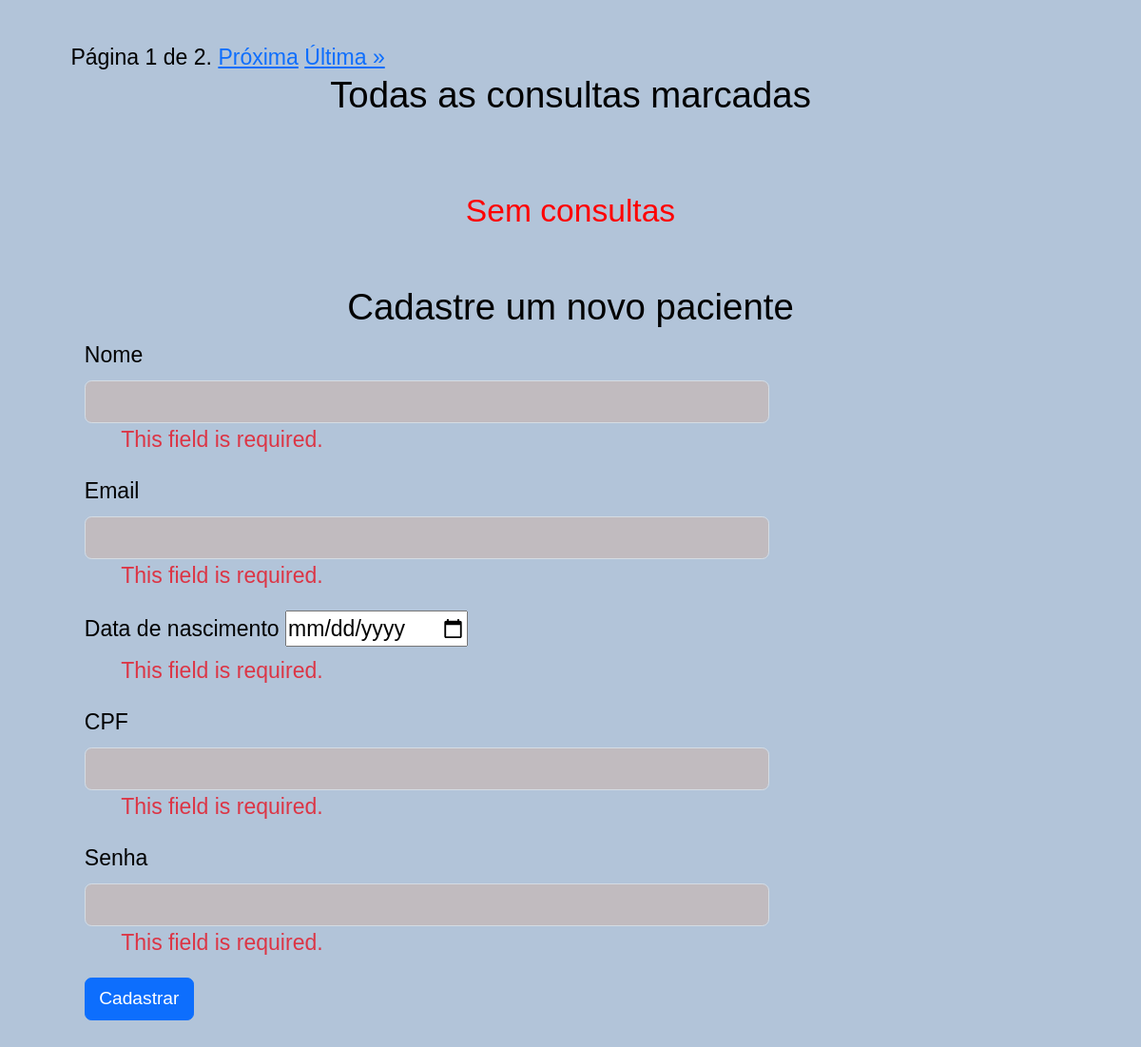
Before: /portal_do_paciente/1/gestao_de_pacientes/ (signed in, lower part) with the older database file.
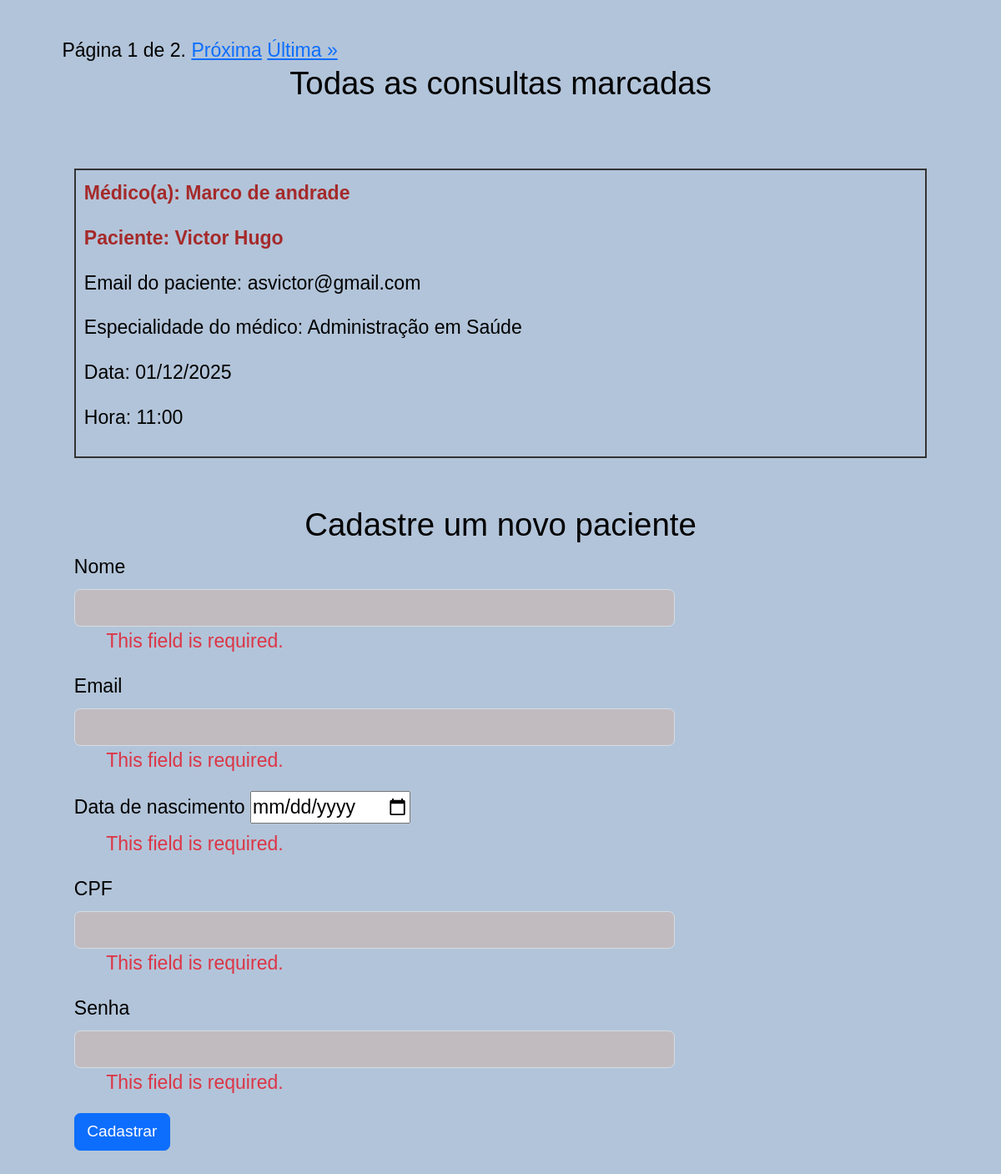
After: the same page with the newer database file.
### agendamentos/models.py (models this page shows, shortened)
class AgendamentoConsulta(models.Model):
    paciente = models.ForeignKey(Paciente, on_delete=models.CASCADE)
    medico = models.ForeignKey(Medico, on_delete=models.CASCADE)
    HORARIOS = (
        (time(8, 0), "08:00 às 09:00"),
        (time(9, 0), "09:00 às 10:00"),
        (time(10, 0), "10:00 às 11:00"),
        (time(11, 0), "11:00 às 12:00"),
        (time(12, 0), "12:00 às 13:00"),
        (time(13, 0), "13:00 às 14:00"),
    )
    data = models.DateField()
    hora = models.TimeField(
        choices=HORARIOS, default=time(8, 0)
    )

### medicos/models.py (models this page shows, shortened)
class Medico(AbstractBaseUser, PermissionsMixin):
    id = models.AutoField(primary_key=True)
    nome = models.CharField(max_length=100)
    email = models.EmailField(max_length=100, unique=True, blank=True, null=True)  # Corrigido para EmailField e opcional
    data_de_nascimento = models.DateField(default=timezone.now)
    cpf = models.CharField(max_length=11, unique=True)  #Removido null=False, blank=True. CPF deve ser obrigatório.
    crm = models.CharField(max_length=20, unique=True)
    especialidade = models.ForeignKey(Especialidade, on_delete=models.SET_NULL, blank=True, null=True) # Relacionamento com Especialidade
    password = models.CharField(max_length=128)
    is_staff = models.BooleanField(default=False)
    is_superuser = models.BooleanField(default=False)
    is_active = models.BooleanField(default=True)
    USERNAME_FIELD = 'cpf'
    REQUIRED_FIELDS = ['email', 'crm', 'password']
    objects = MedicoManager()
    groups = models.ManyToManyField(
        'auth.Group',
        related_name='medico_set',
        blank=True
    )
    user_permissions = models.ManyToManyField(
        'auth.Permission',
        related_name='medico_permissions_set',
        blank=True
    )

class Especialidade(models.Model):
    nome = models.CharField(max_length=100, unique=True)
    def __str__(self):
        return self.nome

### pacientes/models.py (models this page shows, shortened)
class Paciente(AbstractBaseUser, PermissionsMixin):
    id = models.AutoField(primary_key=True)
    nome = models.CharField(
        max_length=100,
        validators=[
            RegexValidator(
                regex='^[a-zA-Z\s]+$',
                message='O nome deve conter apenas letras e espaços.',
                code='invalid_name'
            )
        ]
    )
    email = models.EmailField(
        max_length=100,
        unique=True,
        blank=False,
        null=False
    )  # Email é obrigatório e validado
    data_de_nascimento = models.DateField(
        default=timezone.now,
        help_text=f'eg. {str(timezone.now().date())}'
    )
    cpf = models.CharField(
        max_length=14,
        unique=True,
        null=False,
        blank=False,
        validators=[
            MinLengthValidator(
                14,
                message='O CPF deve ter 14 dígitos .'
            )
        ]
    )
    password = models.CharField(
        max_length=25,
        unique=True,
        null=False,
        blank=False,
        validators=[
            MinLengthValidator(
                8,
                message='A senha deve ter pelo menos 8 dígitos.'
            )
        ]
    )
    is_staff = models.BooleanField(default=False)
    is_superuser = models.BooleanField(default=False)
    is_active = models.BooleanField(default=True)
    USERNAME_FIELD = 'cpf'  # Define o CPF como o campo de identificação principal
    REQUIRED_FIELDS = ['email', 'password']  # Email agora é opcional
    objects = PacienteManager()
    groups = models.ManyToManyField(
        'auth.Group',
        related_name='paciente_set',  # Nome exclusivo para o relacionamento do Paciente
        blank=True
    )
    user_permissions = models.ManyToManyField(
        'auth.Permission',
        related_name='paciente_permissions_set',  # Nome exclusivo para o relacionamento do Paciente
        blank=True
    )

### portal_do_paciente/views.py (the view)
# urls.py: path('<int:id>/gestao_de_pacientes/', views.gestao_de_pacientes, name='gestao_de_pacientes'),
@login_required
def gestao_de_pacientes(request, id):
    all_pacientes = Paciente.objects.all()
    medicos = Medico.objects.all()
    agendamentos = AgendamentoConsulta.objects.all()
    try:
        adm = Paciente.objects.get(id=id)
    except Paciente.DoesNotExist:
        return redirect('cadastro')
    if request.user.id != int(id):
        return redirect('login')
    search_query = request.GET.get('search') or ''
    cpf_filter = request.GET.get('cpf_search') or ''
    if search_query:
        all_pacientes = all_pacientes.filter(nome__icontains=search_query)
    if cpf_filter:
        all_pacientes = all_pacientes.filter(cpf__icontains=cpf_filter)
    paginator = Paginator(all_pacientes, 5)  # Mostra 5 pacientes por página
    page = request.GET.get('page')
    try:
        pacientes = paginator.get_page(page)
    except PageNotAnInteger:
        pacientes = paginator.get_page(1)
    except EmptyPage:
        pacientes = paginator.get_page(paginator.num_pages)
    if request.method == 'POST':
        form = PacienteForm(request.POST)
        if form.is_valid():
            paciente = form.save(commit=False)  # Cria o objeto Paciente, mas não salva ainda
            paciente.set_password(form.cleaned_data['password'])
            paciente.data_de_nascimento = form.cleaned_data['data_de_nascimento']
            paciente.is_staff = False
            paciente.is_superuser = False
            paciente.is_active = True
            paciente.save()
            messages.success(request, 'Paciente cadastrado com sucesso!')
        else:
            messages.error(request, 'ocorreu um erro no formulário!')
        context = {
            'form': form,  # Certifique-se que 'form' está sempre no contexto
            'pacientes': pacientes,
            'adm': adm,
            'medicos':medicos,
            'agendamentos':agendamentos,
            'search_query':search_query,
             'cpf_filter': cpf_filter,
        }
        return redirect('portal_do_paciente', id=id)
    elif request.method == 'GET':
        form = PacienteForm(request.POST)
        context = {
            'form': form,  # Certifique-se que 'form' está sempre no contexto
            'pacientes': pacientes,
            'adm': adm,
            'medicos':medicos,
            'agendamentos':agendamentos,
            'search_query':search_query,
             'cpf_filter': cpf_filter,
        }
        return render(request, 'gerenciar_pacientes.html',context)

### pacientes/forms.py
class PacienteForm(forms.ModelForm):
    class Meta:
        model = Paciente
        fields = ['nome', 'email', 'data_de_nascimento', 'cpf', 'password']
        widgets = {
            'password': forms.PasswordInput(),
            'data_de_nascimento': forms.DateInput(
                format="%Y-%m-%d",
                attrs={'type': 'date'}
            ),
            'nome': forms.TextInput(attrs={'class': 'form-control'}),
            'email': forms.EmailInput(attrs={'class': 'form-control'}),
            'cpf': forms.TextInput(attrs={'class': 'form-control'}),
        }
        data_de_nascimento = forms.DateField(
            widget=forms.DateInput(
                format="%Y-%m-%d",
                attrs={'type': 'date'}
            ),
            input_formats=["%Y-%m-%d"],
            validators=[validate_future_date],
        )
    cpf = forms.CharField(label="CPF", widget=forms.TextInput(attrs={'class': 'form-control'}))
    password = forms.CharField(widget=forms.PasswordInput(attrs={'class': 'form-control'}), label="Senha")

### portal_do_paciente/templates/gerenciar_pacientes.html (shortened to what this page needs)
{% extends 'base.html' %}
{% load static %}
{% block content %}
<link rel="stylesheet" href="{% static 'css/style_gerenciar_pacientes.css' %}">
<br>
<br>
<div class="container">
  <br>
     <div class="pagination">
        <span class="step-links">
            <span class="current">
                Página {{ pacientes.number }} de {{ pacientes.paginator.num_pages }}.
            </span>
            {% if pacientes.has_next %}
                <a href="?page={{ pacientes.next_page_number }}{% if search_query %}&search={{ search_query }}{% endif %}{% if cpf_filter %}&cpf_search={{ cpf_filter }}{% endif %}">Próxima</a>
                <a href="?page={{ pacientes.paginator.num_pages }}{% if search_query %}&search={{ search_query }}{% endif %}{% if cpf_filter %}&cpf_search={{ cpf_filter }}{% endif %}">Última »</a>
            {% endif %}
        </span>
    </div>
  <h2 id="todas_as_consultas"style="text-align: center;">Todas as consultas marcadas</h2>
  <br>
  <br>
  <div class="flex-container container" >
    {% if agendamentos %}
    {% for agendamento in agendamentos %}
      <div class="flex-item">
        <strong><p style="color: brown;">Médico(a): {{ agendamento.medico.nome }}</p></strong>
        {% if agendamento.paciente.nome %}
        <strong><p style="color: brown;">Paciente: {{ agendamento.paciente.nome }}</p></strong>
        {% endif %}
        <p>Email do paciente: {{ agendamento.paciente.email }}</p>
        <p>Especialidade do médico: {{ agendamento.medico.especialidade }}</p>
        <p>Data: {{ agendamento.data | date:'d/m/Y' }}</p>
        <p>Hora: {{ agendamento.hora|date:"H:i" }}</p>
      </div>
    {% endfor %}
    {% else %}
    <h3 style="text-align: center;color:red;">Sem consultas</h3>
    {% endif %}
  </div>
</div>
<div class="container mt-5" >
  <div id="div-title-cadatro">
      <h2 id="cadastro" style="text-align: center;">Cadastre um novo paciente</h2>
  </div>
  <div class="container">
      <div class="col-md-6" id="div-form-cadastro">
          <form method="POST" class="form-group">
              {% for field in form %}
                  <div class="form-group">
                      <label for="{{ field.id_for_label }}" class="form-label">{{ field.label }}</label>
                      {{ field }}
                      {% if field.errors %}
                          <ul class="errors">
                              {% for error in field.errors %}
                                  <li class="text-danger">{{ error }}</li>
                              {% endfor %}
                          </ul>
                      {% endif %}
                  </div>
              {% endfor %}
              <button type="submit" class="btn btn-primary">Cadastrar</button>
          </form>
          <br>
          <br>
          <br>
                      </div>
  </div>
</div>
{% endblock %}

Changed rows visible on the page:
added AgendamentoConsulta: medico.nome "Marco de andrade", paciente.nome "Victor Hugo", paciente.email "asvictor@gmail.com", medico.especialidade "Administração em Saúde", data "01/12/2025", hora "11:00"
Other visible differences:
text no longer shown: "Sem consultas"
